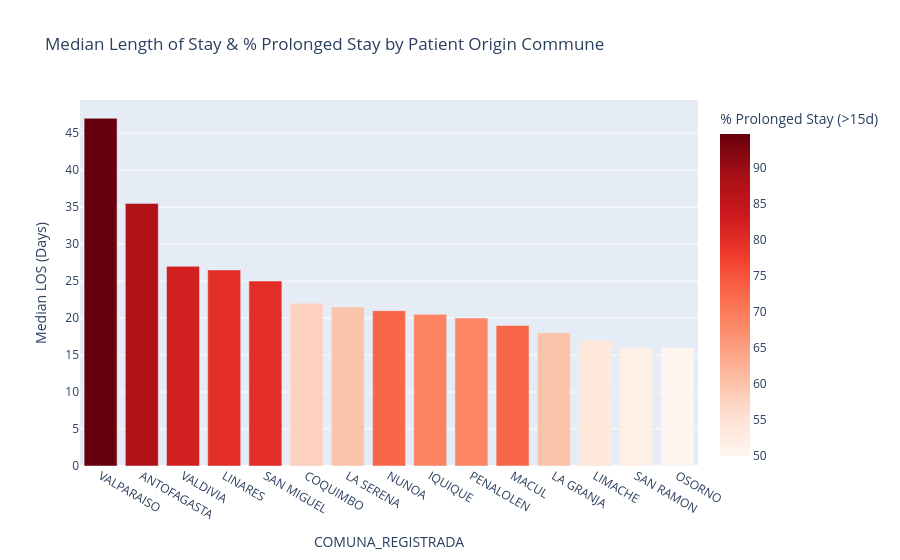

Notebook code cell kept with this figure:
### Code cell
#%pip install geopandas plotly
import geopandas as gpd
import plotly.express as px

# 1. Prepare commune-level summary dataframe from train_fit
commune_df = train_fit.groupby('COMUNA_REGISTRADA').agg(
    median_los=('DIAS_ESTANCIA', 'median'),
    prolonged_pct=('DIAS_ESTANCIA', lambda x: (x > 15).mean() * 100),
    total_patients=('DIAS_ESTANCIA', 'count')
).reset_index()

# 2. Plot interactive bar chart of top communes by median stay
fig = px.bar(
    commune_df.query('total_patients >= 10').sort_values('median_los', ascending=False).head(15),
    x='COMUNA_REGISTRADA',
    y='median_los',
    color='prolonged_pct',
    title='Median Length of Stay & % Prolonged Stay by Patient Origin Commune',
    labels={'median_los': 'Median LOS (Days)', 'prolonged_pct': '% Prolonged Stay (>15d)'},
    color_continuous_scale='Reds'
)
fig.show()

### Figure 1 — Plotly figure (JSON) as saved in the notebook; plotly's stock layout.template omitted (floating-point values rounded to 4 significant figures)
{"data": [{"alignmentgroup": "True", "hovertemplate": "COMUNA_REGISTRADA=%{x}<br>Median LOS (Days)=%{y}<br>% Prolonged Stay (>15d)=%{marker.color}<extra></extra>", "legendgroup": "", "marker": {"color": [94.74, 87.5, 82.35, 80, 80, 57.89, 60, 72.73, 68.75, 68.42, 72.73, 60, 53.85, 51.72, 50], "coloraxis": "coloraxis", "pattern": {"shape": ""}}, "name": "", "offsetgroup": "", "orientation": "v", "showlegend": false, "textposition": "auto", "type": "bar", "x": ["VALPARAISO", "ANTOFAGASTA", "VALDIVIA", "LINARES", "SAN MIGUEL", "COQUIMBO", "LA SERENA", "NUNOA", "IQUIQUE", "PENALOLEN", "MACUL", "LA GRANJA", "LIMACHE", "SAN RAMON", "OSORNO"], "xaxis": "x", "y": [47, 35.5, 27, 26.5, 25, 22, 21.5, 21, 20.5, 20, 19, 18, 17, 16, 16], "yaxis": "y"}], "layout": {"barmode": "relative", "coloraxis": {"colorbar": {"title": {"text": "% Prolonged Stay (>15d)"}}, "colorscale": [[0, "rgb(255,245,240)"], [0.125, "rgb(254,224,210)"], [0.25, "rgb(252,187,161)"], [0.375, "rgb(252,146,114)"], [0.5, "rgb(251,106,74)"], [0.625, "rgb(239,59,44)"], [0.75, "rgb(203,24,29)"], [0.875, "rgb(165,15,21)"], [1, "rgb(103,0,13)"]]}, "legend": {"tracegroupgap": 0}, "title": {"text": "Median Length of Stay & % Prolonged Stay by Patient Origin Commune"}, "xaxis": {"anchor": "y", "domain": [0, 1], "title": {"text": "COMUNA_REGISTRADA"}}, "yaxis": {"anchor": "x", "domain": [0, 1], "title": {"text": "Median LOS (Days)"}}}}
